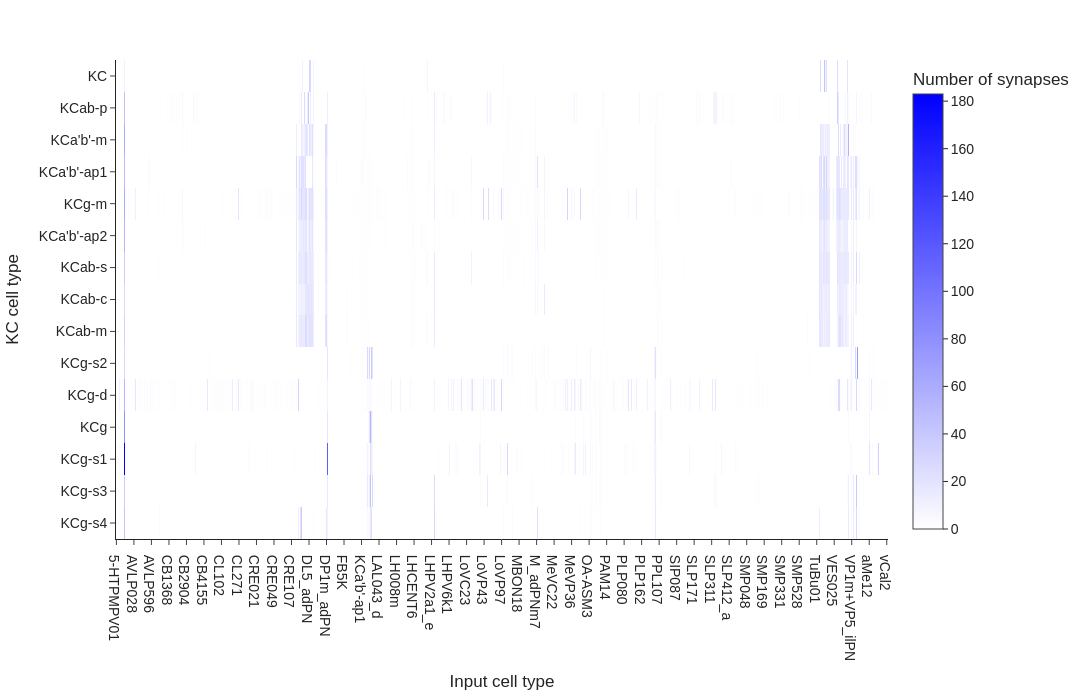

The notebook cell this image was saved under:
### Code cell
fig_heatmap_input_clust = px.imshow(
    heatmap_clustered,
    labels={
        "x": "Input cell type",
        "y": "KC cell type",
        "color": "Number of synapses"
    },
    color_continuous_scale=[[0, "white"],[1, "blue"]],
    aspect="auto"
)
fig_heatmap_input_clust.update_layout(
    width=1200,
    height=700,
    template="simple_white",
    font=dict(family="Arial", size=14)
)
fig_heatmap_input_clust.show()

### Figure 1 — Plotly figure (JSON) as saved in the notebook; plotly's stock layout.template omitted (floating-point values rounded to 4 significant figures; data arrays with more than 128 entries replaced by an {"elided": "..."} marker saying what was removed)
{"data": [{"coloraxis": "coloraxis", "hovertemplate": "Input cell type: %{x}<br>KC cell type: %{y}<br>Number of synapses: %{z}<extra></extra>", "name": "0", "type": "heatmap", "x": {"elided": "926 str values"}, "xaxis": "x", "y": ["KC", "KCab-p", "KCa'b'-m", "KCa'b'-ap1", "KCg-m", "KCa'b'-ap2", "KCab-s", "KCab-c", "KCab-m", "KCg-s2", "KCg-d", "KCg", "KCg-s1", "KCg-s3", "KCg-s4"], "yaxis": "y", "z": {"elided": "15x926 float values"}}], "layout": {"coloraxis": {"autocolorscale": false, "colorbar": {"title": {"text": "Number of synapses"}}, "colorscale": [[0, "white"], [1, "blue"]]}, "font": {"family": "Arial", "size": 14}, "height": 700, "margin": {"t": 60}, "width": 1200, "xaxis": {"anchor": "y", "domain": [0, 1], "title": {"text": "Input cell type"}}, "yaxis": {"anchor": "x", "autorange": "reversed", "domain": [0, 1], "title": {"text": "KC cell type"}}}}
